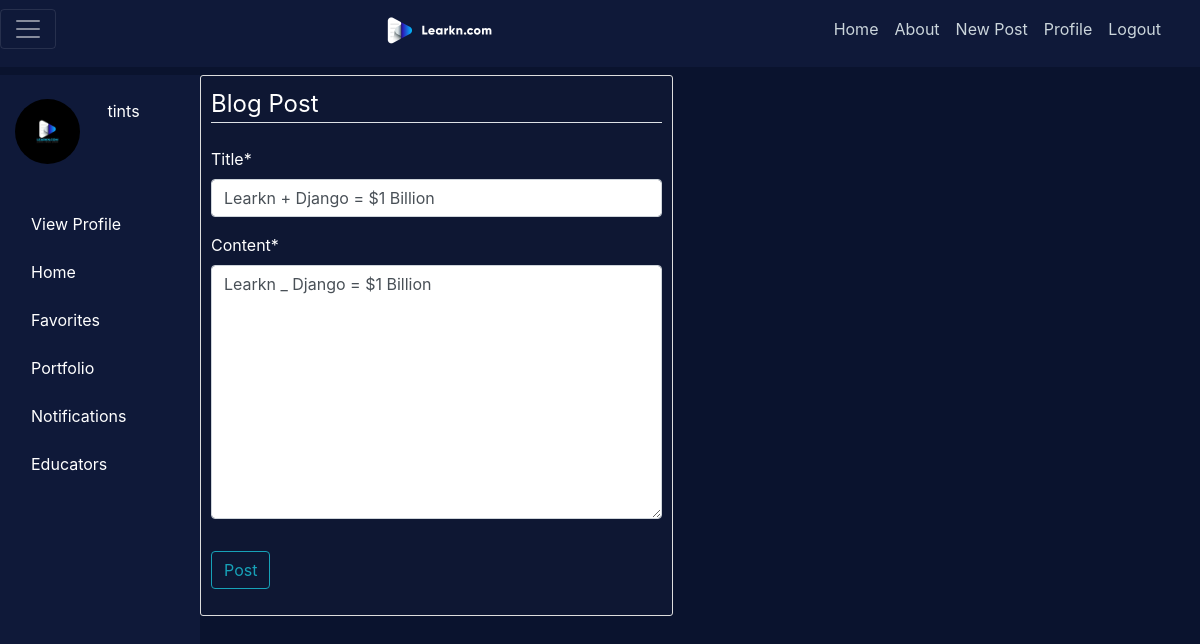
Screenshot of /post/3/update/ (signed in) with the database file from the repository.
### users/models.py (models this page shows, shortened)
class Profile(models.Model):
    user = models.OneToOneField(User, on_delete=models.CASCADE)
    image = models.ImageField(default='default.jpg', upload_to='profile_pics')

### blog/models.py (models this page shows, shortened)
class Post(models.Model):
    title = models.CharField(max_length=100)
    content = models.TextField()
    date_posted = models.DateTimeField(default=timezone.now)
    author = models.ForeignKey(User, on_delete=models.CASCADE)

### blog/views.py (the view, shortened to what this page needs)
# urls.py: path('post/<int:pk>/update/', PostUpdateView.as_view(), name='post-update'),
class PostUpdateView(LoginRequiredMixin, UserPassesTestMixin, UpdateView):
    model = Post
    fields = ['title', 'content']
    def test_func(self):
        post = self.get_object()
        if self.request.user == post.author:
            return True
        return False

### blog/templates/blog/post_form.html (shortened to what this page needs)
{% extends "blog/base.html" %}
{% load crispy_forms_tags %}
{% block content %}
    <div class="content-section">
        <form method="POST">
            <fieldset class="form-group">
                <legend class="border-bottom mb-4"> Blog Post </legend>
                {{ form|crispy }}
            </fieldset>
            <div class="form-group">
                <button class="btn btn-outline-info" type="submit">Post</button>
            </div>
        </form>
{% endblock content %}

### blog/templates/blog/base.html (shortened to what this page needs)
{% load staticfiles %}
<!DOCTYPE html>
<html>
<head>
    <link rel="stylesheet" href="https://maxcdn.bootstrapcdn.com/bootstrap/4.0.0/css/bootstrap.min.css">
    <link rel="stylesheet" type="text/css" href="{% static 'blog/main.css' %}">
</head>
<body class="container-fluid">
    <header class="site-header">
      <nav class="navbar navbar-expand-md navbar-dark bg-steel fixed-top pb-3 pl-0">
        <div class="container-fluid nav-container">
          <button class="navbar-toggler" type="button" onclick="navFunction()">
          <span class="navbar-toggler-icon"></span>
          </button>
          <a class="navbar-brand mr-2" href="{% url 'blog-home' %}"><img src="{% static 'blog/img/learkn_logo.png' %}"  height='32' width='134' /></a>
            <div class="navbar-nav">
              <a class="nav-item nav-link" href="{% url 'blog-home' %}">Home</a>
              <a class="nav-item nav-link" href="{% url 'blog-about' %}">About</a>
              {% if user.is_authenticated %}
              <a class="nav-item nav-link" href="{% url 'post-create' %}">New Post</a>
              <a class="nav-item nav-link" href="{% url 'profile' %}">Profile</a>
              <a class="nav-item nav-link" href="{% url 'logout' %}">Logout</a>
              {% else %}
              <a class="nav-item nav-link" href="{% url 'login' %}">Log In</a>
              <a class="nav-item nav-link" href="{% url 'signup' %}">Sign Up</a>
              {% endif %}
            </div>
          </div>
      </nav>
    </header>
    <main role="main" class="profile-container row" >
      <section class= "profile col-2 ">
          <div class="container user_profile">
            <div class="row">
              <div class="col-6 pt-4">
                <img class="rounded-circle article-img pt-10" src="{{ user.profile.image.url }}">
              </div>
              <div class="col-6 pt-4">
                {{ user.username }}
              </div>
            </div>
            <div class="row pt-4">
              <div class="col-12 d-flex flex-row  pt-4">
                <div class="image pr-3"> <img src="static/blog/img/profile_icon.png" alt="" class="icons"> </div>
                <div class=" "> View Profile </div>
              </div>
              <div class="col-12 d-flex flex-row pt-4 ">
                <div class="image pr-3"> <img src="static/blog/img/home_icon.png" alt="" class="icons"> </div>
                <div class=" "> Home </div>
              </div>
              <div class="col-12 d-flex flex-row pt-4">
                <div class="image pr-3"> <img src="static/blog/img/favorites_icon.png" alt="" class="icons"> </div>
                <div class=" "> Favorites </div>
              </div>
              <div class="col-12 d-flex flex-row pt-4">
                <div class="image pr-3"> <img src="static/blog/img/portfolio_icon.png" alt="" class="icons"> </div>
                <div class=" "> Portfolio </div>
              </div>
              <div class="col-12 d-flex flex-row pt-4">
                <div class="image pr-3"> <img src="static/blog/img/notifications_icon.png" alt="" class="icons"> </div>
                <div class=" "> Notifications </div>
              </div>
              <div class="col-12 d-flex flex-row pt-4 ">
                <div class="image pr-3"> <img src="static/blog/img/educators_icon.png" alt="" class="icons"> </div>
                <div class=" "> Educators </div>
              </div>
            </div>
        </section>
        <div class="container-fluid content col-10">
          <div class="row ">
            {% block content %}
            {% endblock %}
          </div>
        </div>
    </main>
  </body>
</html>

### blog/static/blog/main.css (style rules this page uses)
body { background: #0A132E; color: #ffffff; margin-top: 0; font-size: 16px; }
.site-header { padding-bottom: 0; margin-bottom: 0; padding-left: 0; }
.navbar-expand-md .navbar-toggler { display: inline-block; }
.bg-steel { background-color: #0F1939; }
.site-header .navbar-nav .nav-link { color: #cbd5db; }
.nav-container { padding-left: 0; }
.content-section { background: rgb(14, 23, 51); padding: 10px 10px; border: 1px solid #dddddd; border-radius: 3px; display: grid; }
.article-img { height: 65px; width: 65px; margin-right: 16px; }
main { padding-top: 0px; font-size: 16px; }
.profile { width: 241 px; height: 827px; background-color: #0F1939; display: grid; grid-template-columns: 1fr; padding-left: 0; }
.site-header { height: 75px; }

### rows the page displays
Post: title "Learkn + Django = $1 Billion", content "Learkn _ Django = $1 Billion"

### other values shown
{{ user.username }} "tints"
